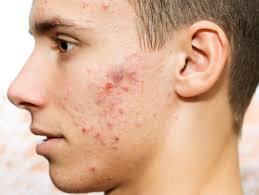
#> input picture Acne.jpeg, 259 x 195 px
$ python main.py
#> lines starting #> are read from the running program, lines starting #| are printed output that depends on the picture
import cv2
import numpy as np
from skimage import feature, io, transform
from skimage.color import rgb2gray
from skimage.feature import canny
from sklearn.metrics.pairwise import cosine_similarity

def preprocess_image(image_path, output_size=(256, 256)):
    """Preprocess the image."""
#> called with image_path = 'Acne.jpeg', output_size = (256, 256)
    image = io.imread(image_path)
#> image is the input picture: shape (195, 259, 3); mean R, G, B 210.1, 170.6, 144.8
    image = transform.resize(image, output_size)
#> image: shape (256, 256, 3) float64
    return image

# [86 lines left out: functions extract_color_histogram, extract_texture_features, extract_shape_features, detect_pus, compare_images, compare_features and 1 more, not called in this run]

def main():
    # Load and preprocess the images
    image_paths = ['Acne.jpeg', 'Boil.jpeg', 'Cellulitis.jpeg', 'Cold_Sore.jpeg', 'Hives.jpeg',
                   'Leprosy.jpeg', 'Melanoma.jpeg', 'Poison_Ivy.jpeg', 'Warts.jpeg', 'Melanoma.jpeg']
    image_names = ['Acne', 'Boil', 'Cellulitis', 'Cold Sore', 'Hives',
                   'Leprosy', 'Melanoma', 'Poison Ivy', 'Warts', 'Acne']
    images = [preprocess_image(path) for path in image_paths]
#> call 2 of preprocess_image, with image_path = 'Boil.jpeg', output_size = (256, 256)
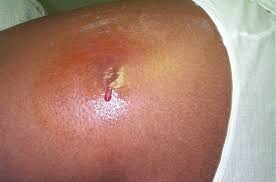
#> input picture Boil.jpeg, 276 x 182 px
#> in preprocess_image, image is the input picture: shape (182, 276, 3); mean R, G, B 169.9, 128.6, 112.3
#> call 3 of preprocess_image, with image_path = 'Cellulitis.jpeg', output_size = (256, 256)
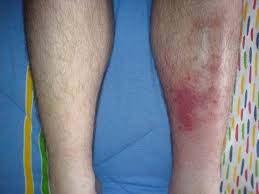
#> input picture Cellulitis.jpeg, 259 x 194 px
#> in preprocess_image, image is the input picture: shape (194, 259, 3); mean R, G, B 124.4, 129, 140.2
#> call 4 of preprocess_image, with image_path = 'Cold_Sore.jpeg', output_size = (256, 256)
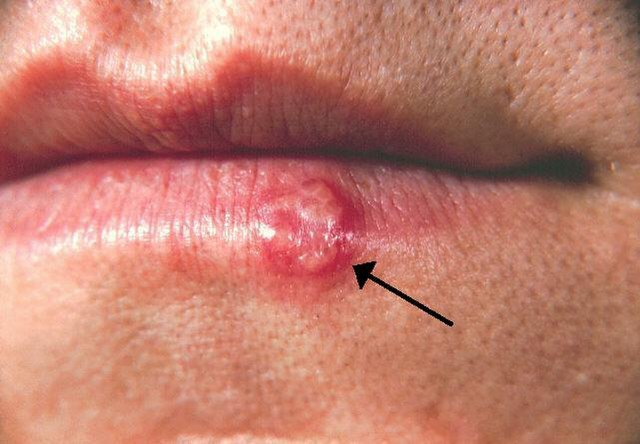
#> input picture Cold_Sore.jpeg, 640 x 444 px
#> in preprocess_image, image is the input picture: shape (444, 640, 3); mean R, G, B 192.9, 125.4, 110.1
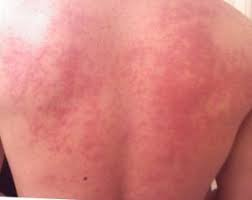
#> input picture Hives.jpeg, 252 x 200 px
#> in preprocess_image, image is the input picture: shape (200, 252, 3); mean R, G, B 210.2, 127.6, 122.8
#> in preprocess_image (call 5), `image = transform.resize(image, output_size)`:
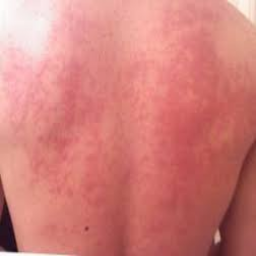
#> image: shape (256, 256, 3) float64; mean R, G, B 0.824, 0.5, 0.482
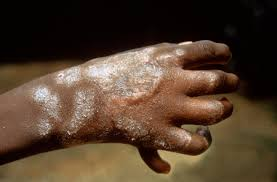
#> input picture Leprosy.jpeg, 277 x 182 px
#> in preprocess_image, image is the input picture: shape (182, 277, 3); mean R, G, B 82.8, 62.9, 45.6
#> in preprocess_image (call 6), `image = transform.resize(image, output_size)`:
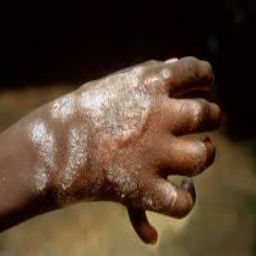
#> image: shape (256, 256, 3) float64; mean R, G, B 0.325, 0.247, 0.179

    # Target image is the last image in the list
    target_image = images[-1]
    other_images = images[:-1]

    # Compare the target image with all other images
    similarities = compare_images(target_image, other_images, image_names)

    # Print the top 3 most similar images
    print("Top 3 most similar images:")
    for i, (name, similarity_percentage, pus_detected) in enumerate(similarities):
        print(f"Rank {i+1}: {name} - Similarity: {similarity_percentage:.2f}%, Pus Detected: {pus_detected}")

    # Print the description of the skin disease for the most similar images
    print("\nDescription of the skin disease:")
    for name, _, _ in similarities:
        print(f"\n{name}: {get_skin_disease_description(name)}")

if __name__ == "__main__":
#> (the run stopped early here; a loop or call above may not have finished)
